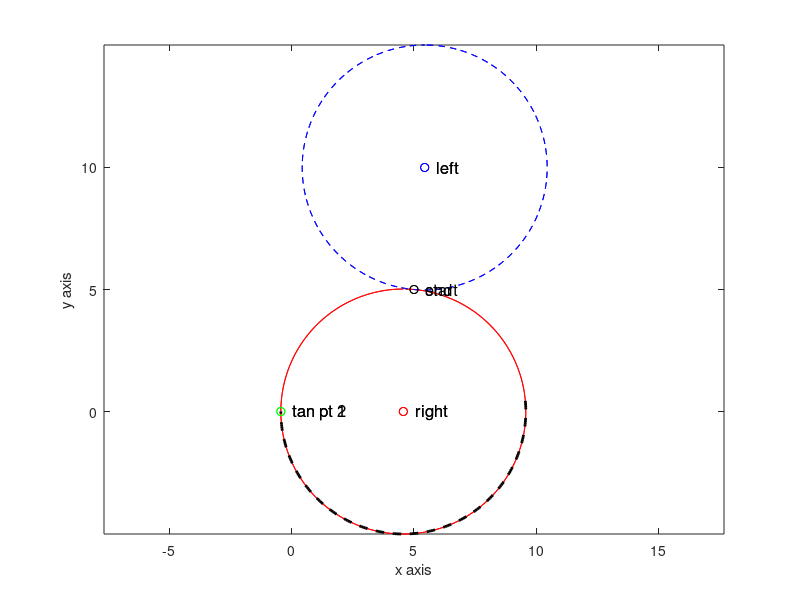

Write the MATLAB code that produced this figure.
close all
clear all
clc
figure

%start info
x1 = input('Enter starting x position: ');
y1 = input('Enter starting y position: ');
theta1 = input('Enter starting heading: ');
a = 270 - theta1;

%final info
x2 = input('Enter final x position: ');
y2 = input('Enter final y position: ');
theta2 = input('Enter final heading: ');
B = 270 - theta2;

%constant turn radius
r = input('Vehicle turn radius: ');

%determine starting circle centers
x1_rightcirctr = x1 + (r*cosd(a)); %right
y1_rightcirctr = y1 + (r*sind(a));
x1_leftcirctr = x1 - (r*cosd(a)); %left
y1_leftcirctr = y1 - (r*sind(a));

%determine final circle centers
x2_rightcirctr = x2 + (r*cosd(B)); %right
y2_rightcirctr = y2 + (r*sind(B));
x2_leftcirctr = x2 - (r*cosd(B)); %left
y2_leftcirctr = y2 - (r*sind(B));

%determine start circles
x1_rightcir = x1_rightcirctr + r*sind([1:1:360]); %right
y1_rightcir = y1_rightcirctr + r*cosd([1:1:360]);
x1_leftcir = x1_leftcirctr + r*sind([1:1:360]); %left
y1_leftcir = y1_leftcirctr + r*cosd([1:1:360]);

%determine final circles
x2_rightcir = x2_rightcirctr + r*sind([1:1:360]); %right
y2_rightcir = y2_rightcirctr + r*cosd([1:1:360]);
x2_leftcir = x2_leftcirctr + r*sind([1:1:360]); %left
y2_leftcir = y2_leftcirctr + r*cosd([1:1:360]);

%determine tangent points
%tangent point 1 - start circle
%angular position of point upon circle
theta1tan = 270 - atan2d((x2_rightcirctr - x1_rightcirctr),(y2_rightcirctr - y1_rightcirctr));
theta1tantri  = theta1tan - 90; %temporary triangle angle
x1_rightcirtan = x1_rightcirctr + (r*cosd(theta1tantri)); %tangent point x coord
y1_rightcirtan = y1_rightcirctr + (r*sind(theta1tantri)); %tangent point y coord

%tangent point 2 - end circle
%angular position of point upon circle
theta2tan = 270 - atan2d((x2_rightcirctr - x1_rightcirctr),(y2_rightcirctr - y1_rightcirctr));
theta2tantri  = theta2tan - 90; %temporary triangle angle
x2_rightcirtan = x2_rightcirctr + (r*cosd(theta2tantri)); %tangent point x coord
y2_rightcirtan = y2_rightcirctr + (r*sind(theta2tantri)); %tangent point y coord

%determine circle paths
x1_rightcirpath = x1_rightcirctr + r*sind([(90 - theta1):1:theta1tan]); %start
y1_rightcirpath = y1_rightcirctr + r*cosd([(90 - theta1):1:theta1tan]);
x2_rightcirpath = x2_rightcirctr + r*sind([(-B):1:(-theta2tan)]); %end
y2_rightcirpath = y2_rightcirctr + r*cosd([(-B):1: (-theta2tan)]);

%Plot Start Circles
plot(x1_rightcir, y1_rightcir,'-r'); %right
hold on
plot(x1_leftcir, y1_leftcir,'--b'); %left
hold on

%Plot End Circles
plot(x2_rightcir, y2_rightcir,'-r'); %right
hold on
plot(x2_leftcir, y2_leftcir,'--b'); %left
hold on

%Plot Points
plot(x1, y1,'ok'); %start point
text(x1, y1,'   start','FontSize',12); %label start
hold on
plot(x1_rightcirctr, y1_rightcirctr,'or'); %right start circle
text(x1_rightcirctr, y1_rightcirctr,'   right','FontSize',12); %label right
hold on
plot(x1_leftcirctr, y1_leftcirctr,'ob'); % left start circle
text(x1_leftcirctr, y1_leftcirctr,'   left','FontSize',12); %label left
hold on
plot(x2, y2,'ok'); %end point
text(x2, y2,'   end','FontSize',12); %label end
hold on
plot(x2_rightcirctr, y2_rightcirctr,'or'); %right end circle
text(x2_rightcirctr, y2_rightcirctr,'   right','FontSize',12); %label right
hold on
plot(x2_leftcirctr, y2_leftcirctr,'ob'); % left end circle
text(x2_leftcirctr, y2_leftcirctr,'   left','FontSize',12); %label left
hold on

%Axis
xlabel('x axis')
ylabel('y axis')
axis equal

%Plot Tangent Points
plot(x1_rightcirtan, y1_rightcirtan, 'og'); %tangent point 1
text(x1_rightcirtan, y1_rightcirtan,'   tan pt 1','FontSize',12); %label point tan1 pt
plot(x2_rightcirtan, y2_rightcirtan, 'og'); %tangent point 2
text(x2_rightcirtan, y2_rightcirtan,'   tan pt 2','FontSize',12); %label point tan2 pt
plot([x1_rightcirtan, x2_rightcirtan], [y1_rightcirtan, y2_rightcirtan], '--k', 'LineWidth', 2);
hold on

%Plot circle paths
plot(x1_rightcirpath, y1_rightcirpath,'--k', 'LineWidth', 2);
hold on
plot(x2_rightcirpath, y2_rightcirpath,'--k', 'LineWidth', 2);
hold on
